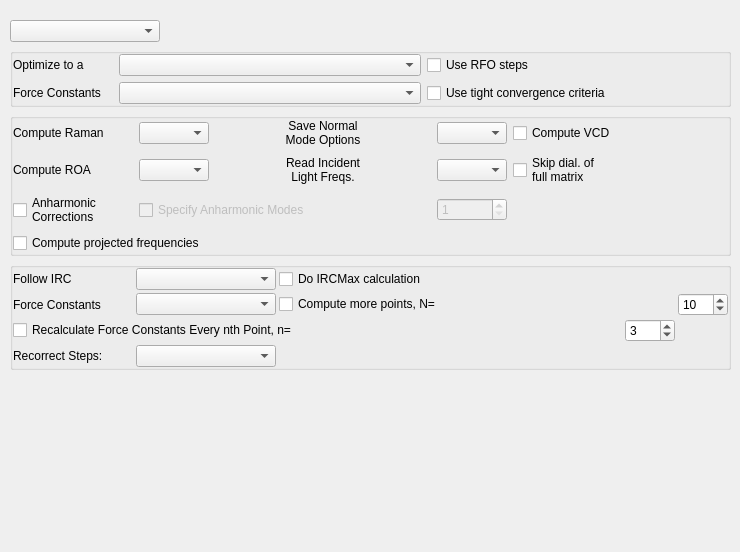
          <widget class="QWidget" name="uiJobTypeTab">
           <attribute name="title">
            <string>Job Type</string>
           </attribute>
           <widget class="QWidget" name="layoutWidget">
            <property name="geometry">
             <rect>
              <x>10</x>
              <y>20</y>
              <width>721</width>
              <height>523</height>
             </rect>
            </property>
            <layout class="QVBoxLayout" name="uiJobTypeLayout">
             <item>
              <widget class="QComboBox" name="uiJobTypeComboBox">
               <property name="maximumSize">
                <size>
                 <width>150</width>
                 <height>16777215</height>
                </size>
               </property>
              </widget>
             </item>
             <item>
              <widget class="QGroupBox" name="uiOptGroupBox">
               <property name="title">
                <string/>
               </property>
               <property name="flat">
                <bool>false</bool>
               </property>
               <layout class="QVBoxLayout" name="verticalLayout_3" stretch="0">
                <property name="spacing">
                 <number>6</number>
                </property>
                <property name="sizeConstraint">
                 <enum>QLayout::SetNoConstraint</enum>
                </property>
                <property name="leftMargin">
                 <number>0</number>
                </property>
                <property name="topMargin">
                 <number>0</number>
                </property>
                <property name="rightMargin">
                 <number>0</number>
                </property>
                <property name="bottomMargin">
                 <number>0</number>
                </property>
                <item>
                 <layout class="QGridLayout" name="uiOptimizationLayout">
                  <property name="bottomMargin">
                   <number>0</number>
                  </property>
                  <item row="1" column="0">
                   <widget class="QLabel" name="label_24">
                    <property name="text">
                     <string>Force Constants</string>
                    </property>
                   </widget>
                  </item>
                  <item row="0" column="0">
                   <widget class="QLabel" name="label_23">
                    <property name="maximumSize">
                     <size>
                      <width>100</width>
                      <height>16777215</height>
                     </size>
                    </property>
                    <property name="text">
                     <string>Optimize to a</string>
                    </property>
                   </widget>
                  </item>
                  <item row="0" column="2">
                   <widget class="QCheckBox" name="uiUseRFOStepsCheckBox">
                    <property name="text">
                     <string>Use RFO steps</string>
                    </property>
                   </widget>
                  </item>
                  <item row="1" column="1">
                   <widget class="QComboBox" name="uiForceConstComboBox"/>
                  </item>
                  <item row="1" column="2">
                   <widget class="QCheckBox" name="uiTightCheckBox">
                    <property name="text">
                     <string>Use tight convergence criteria</string>
                    </property>
                   </widget>
                  </item>
                  <item row="0" column="1">
                   <widget class="QComboBox" name="uiOptimizeToAComboBox">
                    <property name="minimumSize">
                     <size>
                      <width>0</width>
                      <height>0</height>
                     </size>
                    </property>
                   </widget>
                  </item>
                 </layout>
                </item>
               </layout>
              </widget>
             </item>
             <item>
              <widget class="QGroupBox" name="uiFreqGroupBox">
               <property name="title">
                <string/>
               </property>
               <layout class="QVBoxLayout" name="verticalLayout_5">
                <property name="spacing">
                 <number>6</number>
                </property>
                <property name="sizeConstraint">
                 <enum>QLayout::SetNoConstraint</enum>
                </property>
                <property name="leftMargin">
                 <number>0</number>
                </property>
                <property name="topMargin">
                 <number>0</number>
                </property>
                <property name="rightMargin">
                 <number>0</number>
                </property>
                <property name="bottomMargin">
                 <number>0</number>
                </property>
                <item>
                 <layout class="QGridLayout" name="uiFreqLayout">
                  <property name="horizontalSpacing">
                   <number>6</number>
                  </property>
                  <item row="1" column="1">
                   <widget class="QComboBox" name="uiROAComboBox">
                    <property name="maximumSize">
                     <size>
                      <width>70</width>
                      <height>16777215</height>
                     </size>
                    </property>
                   </widget>
                  </item>
                  <item row="0" column="3">
                   <widget class="QComboBox" name="uiNormalModeComboBox">
                    <property name="maximumSize">
                     <size>
                      <width>70</width>
                      <height>16777215</height>
                     </size>
                    </property>
                   </widget>
                  </item>
                  <item row="1" column="4">
                   <widget class="QCheckBox" name="uiSkipCheckBox">
                    <property name="text">
                     <string>Skip dial. of
full matrix</string>
                    </property>
                   </widget>
                  </item>
                  <item row="2" column="1" colspan="2">
                   <widget class="QCheckBox" name="uiAnharmonicModesCheckBox">
                    <property name="enabled">
                     <bool>false</bool>
                    </property>
                    <property name="text">
                     <string>Specify Anharmonic Modes</string>
                    </property>
                   </widget>
                  </item>
                  <item row="1" column="0">
                   <widget class="QLabel" name="label_17">
                    <property name="text">
                     <string>Compute ROA</string>
                    </property>
                   </widget>
                  </item>
                  <item row="1" column="2">
                   <widget class="QLabel" name="label_18">
                    <property name="text">
                     <string>Read Incident
Light Freqs.</string>
                    </property>
                    <property name="alignment">
                     <set>Qt::AlignCenter</set>
                    </property>
                   </widget>
                  </item>
                  <item row="0" column="1">
                   <widget class="QComboBox" name="uiRamanComboBox">
                    <property name="maximumSize">
                     <size>
                      <width>70</width>
                      <height>16777215</height>
                     </size>
                    </property>
                   </widget>
                  </item>
                  <item row="0" column="4">
                   <widget class="QCheckBox" name="uiVCDCheckBox">
                    <property name="text">
                     <string>Compute VCD</string>
                    </property>
                   </widget>
                  </item>
                  <item row="2" column="0">
                   <widget class="QCheckBox" name="uiAnharmonicCheckBox">
                    <property name="text">
                     <string>Anharmonic
Corrections</string>
                    </property>
                   </widget>
                  </item>
                  <item row="3" column="0" colspan="3">
                   <widget class="QCheckBox" name="uiProjectedFreqCheckBox">
                    <property name="text">
                     <string>Compute projected frequencies</string>
                    </property>
                   </widget>
                  </item>
                  <item row="1" column="3">
                   <widget class="QComboBox" name="uiIncidentLightComboBox">
                    <property name="maximumSize">
                     <size>
                      <width>70</width>
                      <height>16777215</height>
                     </size>
                    </property>
                   </widget>
                  </item>
                  <item row="0" column="2">
                   <widget class="QLabel" name="label_16">
                    <property name="layoutDirection">
                     <enum>Qt::LeftToRight</enum>
                    </property>
                    <property name="text">
                     <string>Save Normal
Mode Options</string>
                    </property>
                    <property name="alignment">
                     <set>Qt::AlignCenter</set>
                    </property>
                    <property name="margin">
                     <number>2</number>
                    </property>
                   </widget>
                  </item>
                  <item row="0" column="0">
                   <widget class="QLabel" name="label_13">
                    <property name="maximumSize">
                     <size>
                      <width>120</width>
                      <height>16777215</height>
                     </size>
                    </property>
                    <property name="text">
                     <string>Compute Raman</string>
                    </property>
                   </widget>
                  </item>
                  <item row="2" column="3">
                   <widget class="QSpinBox" name="uiAnharmonicSpinBox">
                    <property name="enabled">
                     <bool>false</bool>
                    </property>
                    <property name="minimum">
                     <number>1</number>
                    </property>
                    <property name="maximum">
                     <number>9</number>
                    </property>
                   </widget>
                  </item>
                 </layout>
                </item>
               </layout>
              </widget>
             </item>
             <item>
              <widget class="QGroupBox" name="uiIRCGroupBox">
               <property name="title">
                <string/>
               </property>
               <layout class="QVBoxLayout" name="verticalLayout_6">
                <property name="spacing">
                 <number>3</number>
                </property>
                <property name="sizeConstraint">
                 <enum>QLayout::SetNoConstraint</enum>
                </property>
                <property name="leftMargin">
                 <number>0</number>
                </property>
                <property name="topMargin">
                 <number>0</number>
                </property>
                <property name="rightMargin">
                 <number>0</number>
                </property>
                <property name="bottomMargin">
                 <number>0</number>
                </property>
                <item>
                 <layout class="QGridLayout" name="uiIRCLayout">
                  <item row="3" column="0">
                   <widget class="QLabel" name="label_19">
                    <property name="text">
                     <string>Recorrect Steps:</string>
                    </property>
                   </widget>
                  </item>
                  <item row="0" column="2" colspan="2">
                   <widget class="QCheckBox" name="uiIRCMaxCheckBox">
                    <property name="maximumSize">
                     <size>
                      <width>200</width>
                      <height>16777215</height>
                     </size>
                    </property>
                    <property name="text">
                     <string>Do IRCMax calculation</string>
                    </property>
                   </widget>
                  </item>
                  <item row="3" column="1">
                   <widget class="QComboBox" name="uiRecorrectComboBox"/>
                  </item>
                  <item row="1" column="0">
                   <widget class="QLabel" name="label_20">
                    <property name="maximumSize">
                     <size>
                      <width>120</width>
                      <height>16777215</height>
                     </size>
                    </property>
                    <property name="text">
                     <string>Force Constants</string>
                    </property>
                   </widget>
                  </item>
                  <item row="1" column="2" colspan="2">
                   <widget class="QCheckBox" name="uiMorePointsCheckBox">
                    <property name="maximumSize">
                     <size>
                      <width>200</width>
                      <height>16777215</height>
                     </size>
                    </property>
                    <property name="text">
                     <string>Compute more points, N=</string>
                    </property>
                   </widget>
                  </item>
                  <item row="0" column="1">
                   <widget class="QComboBox" name="uiFollowIRCComboBox">
                    <property name="maximumSize">
                     <size>
                      <width>140</width>
                      <height>16777215</height>
                     </size>
                    </property>
                   </widget>
                  </item>
                  <item row="2" column="0" colspan="3">
                   <widget class="QCheckBox" name="uiRecalculateCheckBox">
                    <property name="maximumSize">
                     <size>
                      <width>350</width>
                      <height>16777215</height>
                     </size>
                    </property>
                    <property name="text">
                     <string>Recalculate Force Constants Every nth Point, n=</string>
                    </property>
                   </widget>
                  </item>
                  <item row="1" column="1">
                   <widget class="QComboBox" name="uiForceConst2ComboBox"/>
                  </item>
                  <item row="0" column="0">
                   <widget class="QLabel" name="label_21">
                    <property name="text">
                     <string>Follow IRC</string>
                    </property>
                   </widget>
                  </item>
                  <item row="1" column="4">
                   <widget class="QSpinBox" name="uiMorePointsSpinBox">
                    <property name="maximumSize">
                     <size>
                      <width>50</width>
                      <height>16777215</height>
                     </size>
                    </property>
                    <property name="minimum">
                     <number>1</number>
                    </property>
                    <property name="value">
                     <number>10</number>
                    </property>
                   </widget>
                  </item>
                  <item row="2" column="3">
                   <widget class="QSpinBox" name="uiRecalculateSpinBox">
                    <property name="maximumSize">
                     <size>
                      <width>50</width>
                      <height>16777215</height>
                     </size>
                    </property>
                    <property name="minimum">
                     <number>1</number>
                    </property>
                    <property name="value">
                     <number>3</number>
                    </property>
                   </widget>
                  </item>
                 </layout>
                </item>
               </layout>
              </widget>
             </item>
             <item>
              <spacer name="verticalSpacer">
               <property name="orientation">
                <enum>Qt::Vertical</enum>
               </property>
               <property name="sizeHint" stdset="0">
                <size>
                 <width>20</width>
                 <height>40</height>
                </size>
               </property>
              </spacer>
             </item>
            </layout>
           </widget>
          </widget>
